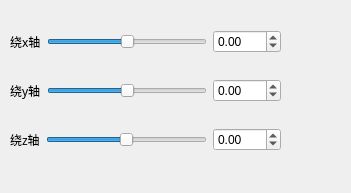
      <widget class="QWidget" name="page_3">
       <property name="geometry">
        <rect>
         <x>0</x>
         <y>0</y>
         <width>351</width>
         <height>193</height>
        </rect>
       </property>
       <attribute name="label">
        <string>旋转</string>
       </attribute>
       <widget class="QWidget" name="layoutWidget_4">
        <property name="geometry">
         <rect>
          <x>10</x>
          <y>10</y>
          <width>271</width>
          <height>161</height>
         </rect>
        </property>
        <layout class="QVBoxLayout" name="verticalLayout">
         <item>
          <layout class="QHBoxLayout" name="horizontalLayout">
           <item>
            <widget class="QLabel" name="label">
             <property name="font">
              <font>
               <family>Agency FB</family>
               <pointsize>9</pointsize>
              </font>
             </property>
             <property name="text">
              <string>绕x轴</string>
             </property>
            </widget>
           </item>
           <item>
            <widget class="QSlider" name="horizontalSlider">
             <property name="minimum">
              <number>-180</number>
             </property>
             <property name="maximum">
              <number>180</number>
             </property>
             <property name="orientation">
              <enum>Qt::Horizontal</enum>
             </property>
            </widget>
           </item>
           <item>
            <widget class="QDoubleSpinBox" name="doubleSpinBox">
             <property name="minimum">
              <double>-180.000000000000000</double>
             </property>
             <property name="maximum">
              <double>180.000000000000000</double>
             </property>
            </widget>
           </item>
          </layout>
         </item>
         <item>
          <layout class="QHBoxLayout" name="horizontalLayout_2">
           <item>
            <widget class="QLabel" name="label_2">
             <property name="font">
              <font>
               <family>Agency FB</family>
               <pointsize>9</pointsize>
              </font>
             </property>
             <property name="text">
              <string>绕y轴</string>
             </property>
            </widget>
           </item>
           <item>
            <widget class="QSlider" name="horizontalSlider_2">
             <property name="minimum">
              <number>-180</number>
             </property>
             <property name="maximum">
              <number>180</number>
             </property>
             <property name="orientation">
              <enum>Qt::Horizontal</enum>
             </property>
            </widget>
           </item>
           <item>
            <widget class="QDoubleSpinBox" name="doubleSpinBox_2">
             <property name="minimum">
              <double>-180.000000000000000</double>
             </property>
             <property name="maximum">
              <double>180.000000000000000</double>
             </property>
            </widget>
           </item>
          </layout>
         </item>
         <item>
          <layout class="QHBoxLayout" name="horizontalLayout_3">
           <item>
            <widget class="QLabel" name="label_3">
             <property name="font">
              <font>
               <family>Agency FB</family>
               <pointsize>9</pointsize>
              </font>
             </property>
             <property name="text">
              <string>绕z轴</string>
             </property>
            </widget>
           </item>
           <item>
            <widget class="QSlider" name="horizontalSlider_3">
             <property name="minimum">
              <number>-180</number>
             </property>
             <property name="maximum">
              <number>180</number>
             </property>
             <property name="orientation">
              <enum>Qt::Horizontal</enum>
             </property>
            </widget>
           </item>
           <item>
            <widget class="QDoubleSpinBox" name="doubleSpinBox_3">
             <property name="minimum">
              <double>-180.000000000000000</double>
             </property>
             <property name="maximum">
              <double>180.000000000000000</double>
             </property>
            </widget>
           </item>
          </layout>
         </item>
        </layout>
       </widget>
      </widget>
